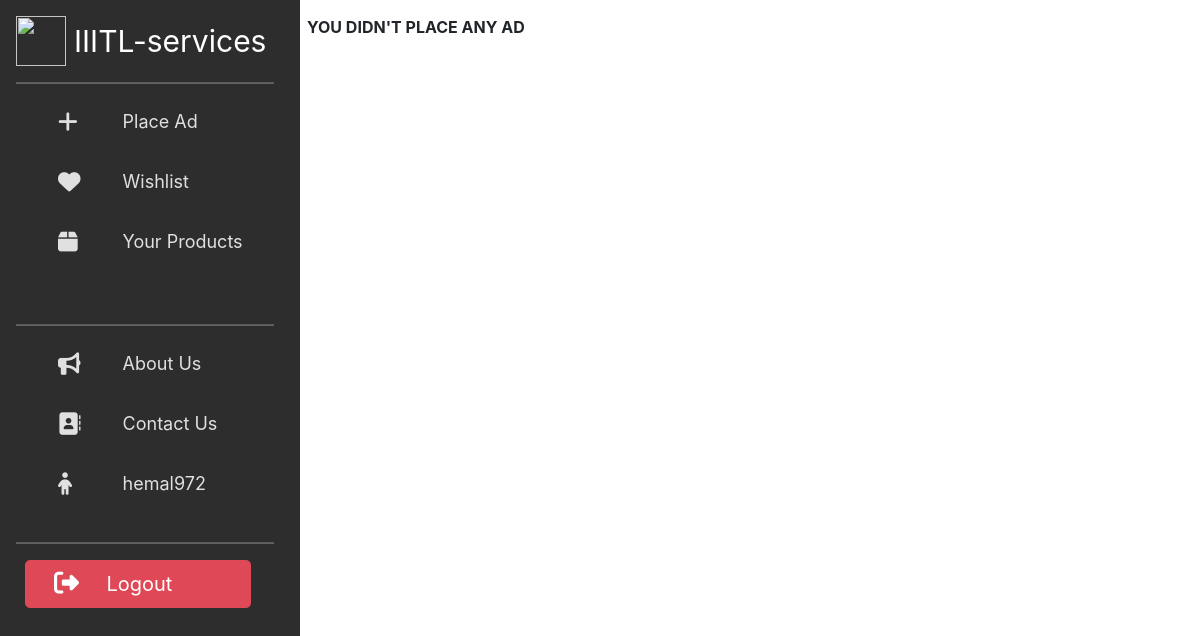
The page /LNMshop/view_products/ (signed in) on the database as committed earlier.
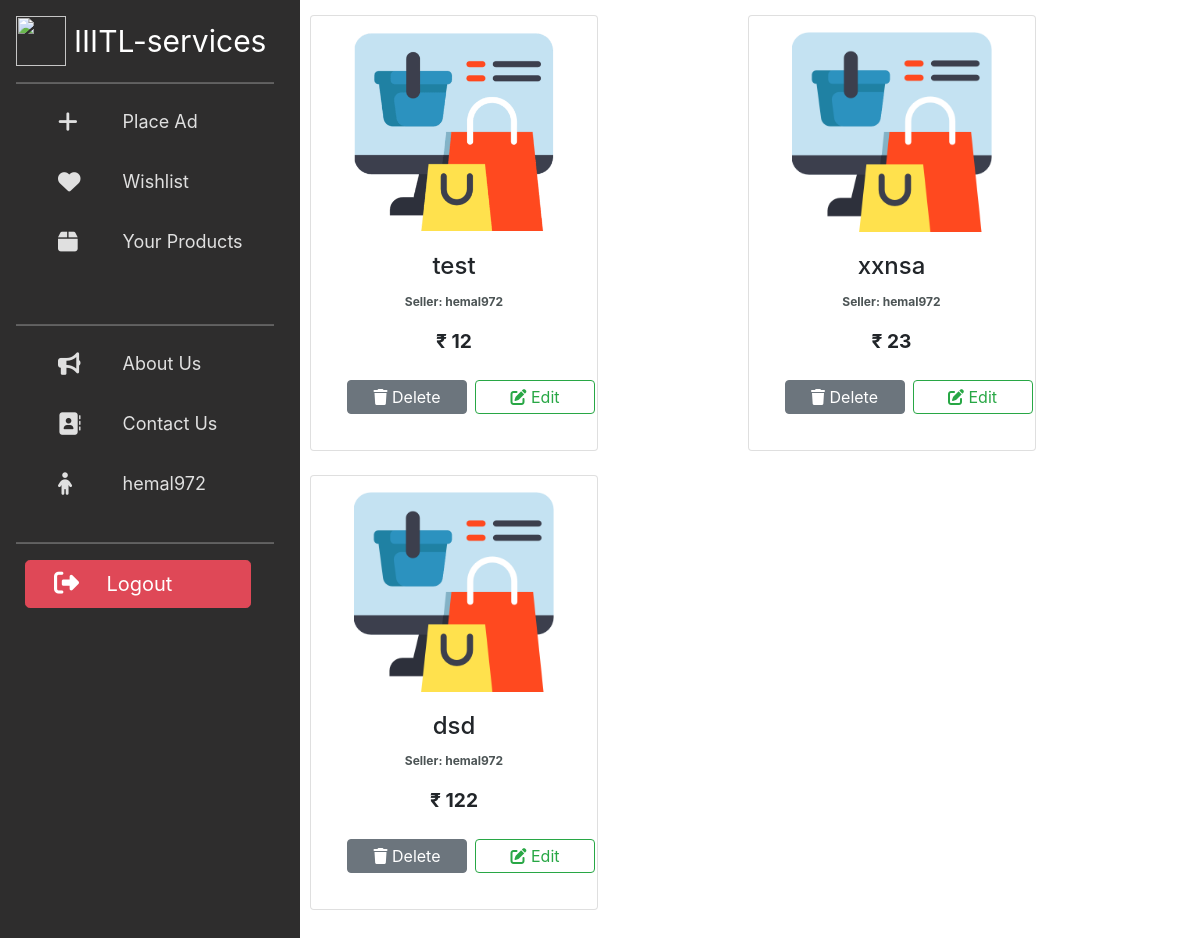
The same page on the database as committed later.
### LNMshop/models.py (models this page shows, shortened)
class Products(models.Model):
    name = models.CharField(max_length=50)
    description = models.TextField(max_length=100)
    price = models.BigIntegerField()
    username = models.ForeignKey(Accounts, on_delete=models.CASCADE)
    category = models.CharField(max_length=20)
    photo = models.ImageField(upload_to='products_imgs', blank=True, null=True)
    contact_num = models.BigIntegerField(default=0)
    color = models.CharField(max_length=20, default='#007bff')

### LNMshop/views.py (the view)
# urls.py: path('view_products/', views.view_product, name='view_product'),
def view_product(request):
    if not request.session.has_key('uid'):
        return redirect('login')
    username = request.session['uid']
    user_products = Products.objects.filter(username_id=username)
    context = {'products': user_products, 'categories': categories,
               'username': request.session['uid']}
    return render(request, 'LNMshop/view_product.html', context)

### templates/LNMshop/view_product.html (shortened to what this page needs)
{% load static %}
{% block content %}
<head>
  <link href="https://cdn.jsdelivr.net/npm/bootstrap@5.0.2/dist/css/bootstrap.min.css" rel="stylesheet"
>
  <link rel="stylesheet" href="https://maxcdn.bootstrapcdn.com/bootstrap/4.0.0/css/bootstrap.min.css"
>
</head>
<body>
  <div id="wrapper">
    <div id="sidebar-wrapper" style="width:300px;">
      <div class="d-flex flex-column flex-shrink-0 p-3 text-white" style="width: 290px;">
        <a href="/" class="d-flex align-items-center mb-3 mb-md-0 me-md-auto text-white text-decoration-none"
          style="font-size:30px;">
          <img src="https://i.ibb.co/7r4sj7R/IIITL-logo-1.png" style="width:50px; margin-right:8px;">
          IIITL-services
        </a>
        <hr>
        <ul class="sidebar-nav flex-column mb-auto">
          <li>
            <a href="{% url 'insert_product' %}">
              <i class="w-25 fas fa-plus fa-lg me-3" aria-hidden="true"></i>
              Place Ad
            </a>
          </li>
          <li>
            <a href="{% url 'user_wishlist' %}">
              <i class="w-25 fas fa-heart fa-lg me-3" aria-hidden="true"></i>
              Wishlist
            </a>
          </li>
          <li>
            <a href="{% url 'view_product' %}">
              <i class="w-25 fas fa-box fa-lg me-3" aria-hidden="true"></i>
              Your Products
            </a>
          </li>
        </ul>
        <br />
        <hr>
        <ul class="sidebar-nav flex-column mb-auto">
          <li>
            <a href="{% url 'about' %}">
              <i class="w-25 fas fa-bullhorn fa-lg me-3" aria-hidden="true"></i>
              About Us
            </a>
          </li>
          <li>
            <a href="{% url 'contact' %}">
              <i class="w-25 fas fa-address-book fa-lg me-3" aria-hidden="true"></i>
              Contact Us
            </a>
          </li>
          <li>
            <a href="{% url 'profile' %}">
              <i class="w-25 fas fa-child fa-lg me-3" aria-hidden="true"></i>
              {{username}}
            </a>
          </li>
        </ul>
        <hr>
        <div>
          <ul>
            <a href="{% url 'logout' %}"
              class=" btn btn-lg btn-danger btn-block text-white d-grid d-flex align-items-center mb-2"
              style="margin-left:-10%;">
              <i class="w-25 fas fa-sign-out-alt fa-lg me-3" aria-hidden="true"></i>
              Logout
            </a>
          </ul>
        </div>
      </div>
    </div>
    <div id="content-wrapper">
      <div class="container-fluid">
        <div class="row">
          <div class="col-lg-12">
            <div class="row mx-auto">
              {% if products %}
              {% for product in products %}
              <div class="col mx-auto">
                <div class="card mb-4 rounded-end p-3" style="width: 18rem;">
                  <img src="{{product.photo.url}}" class="card-img-top" style="height: 200px; object-fit: contain;"
                    alt="...">
                  <div class="card-body text-center">
                    <h4 class="card-title">{{product.name}}</h4>
                    <p class="ant-title">Seller: {{product.username_id}} </p>
                    <strong style="font-size: larger;"> ₹ {{product.price}} </strong>
                    <br> <br>
                    <div class="actions ms-0" style=" display: grid;
                    grid-template-columns: repeat(2, 1fr);
                    align-items: center;
                    ">
                      <a href="{% url 'delete_product' id=product.id %}" class="btn btn-secondary me-2 p-1"
                        style="width:120px;"><i class="fas fa-trash"></i>
                        Delete</a>
                      <button type="button" class="btn btn-outline-success me-2 p-1" data-toggle="modal"
                        data-target="#{{product.id}}" style="width:120px;">
                        <i class="fas fa-edit"></i>
                        Edit
                      </button>
                    </div>
                  </div>
                </div>
              </div>
              {% endfor %}
              {% else %}
              <strong>YOU DIDN'T PLACE ANY AD</strong>
              {% endif %}
            </div>
          </div>
        </div>
      </div>
    </div>
  </div>
</body>
{% endblock %}

### templates/LNMshop/view_product.html (style rules this page uses)
.card .ant-title { margin-bottom: 3 px; text-align: center; color: rgb(76, 84, 85); font-weight: bold; font-size: 12px; }
#sidebar-wrapper { z-index: 1; position: fixed; width: 280px; height: 100%; overflow-y: auto; background: rgb(24, 23, 23); opacity: 0.9; }
#content-wrapper { width: 100%; position: absolute; padding: 15px; padding-left: 280px; }
.sidebar-nav { padding: 2px; list-style: none; }
.sidebar-nav li { text-indent: 20px; line-height: 40px; margin-bottom: 20px; }
.sidebar-nav li a { display: block; text-decoration: none; color: #ddd; font-size: large; }

Rows that differ between the two databases and show on the page:
added Products: photo (picture), name "test", username_id "hemal972", price "12"
added Products: photo (picture), name "xxnsa", username_id "hemal972", price "23"
added Products: photo (picture), name "dsd", username_id "hemal972", price "122"
Other text that changed with them:
text no longer shown: "YOU DIDN'T PLACE ANY AD"
